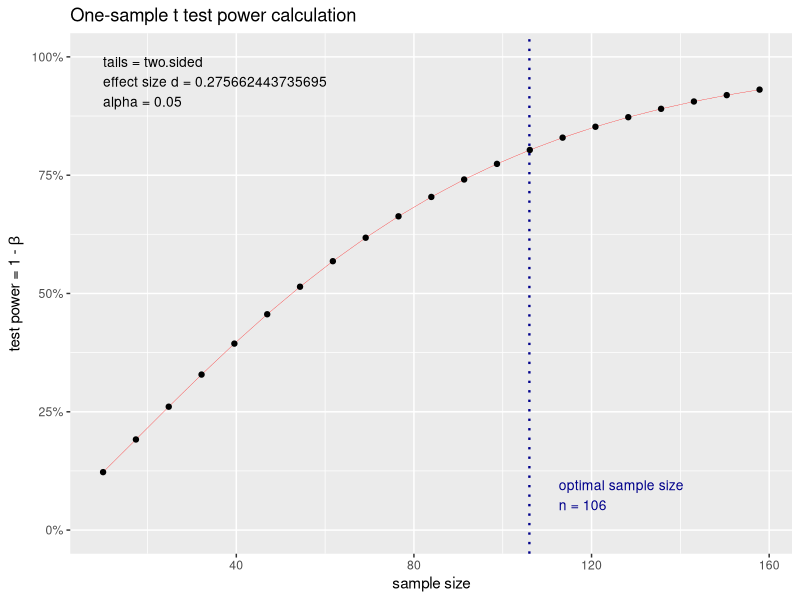
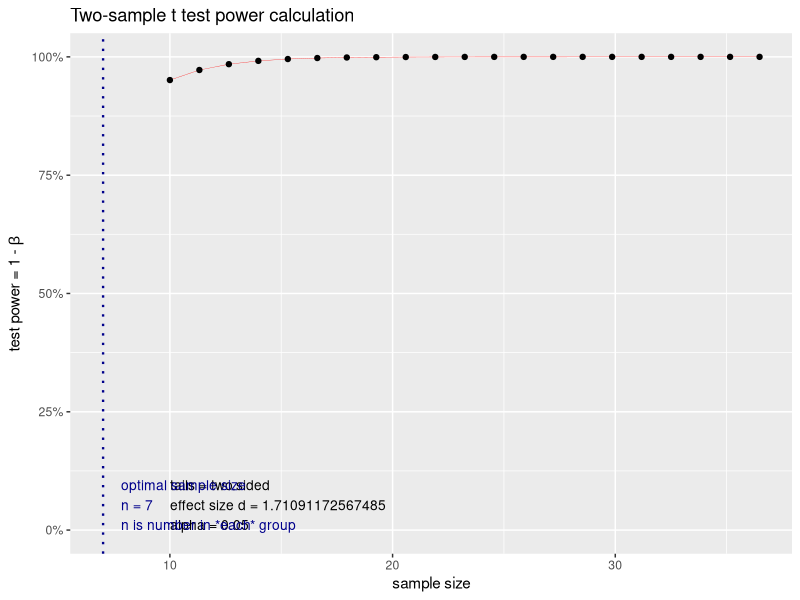
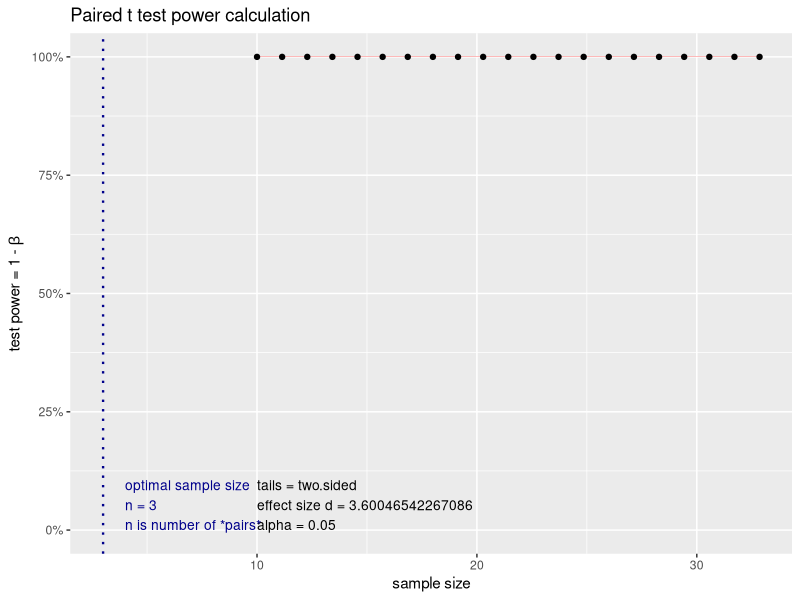

Write R code to recreate these figures, in order.
## ---- chunk 1
library(readr)  # import csv data files
library(tibble) # make fancy data frames
## ---- chunk 2
library(here)
## ---- chunk 3
swimmers.csv <- read_csv(here("data", "swimmers.csv"))

(n <- nrow(swimmers.csv))
(m <- mean(swimmers.csv$speed))
(s <- sd(swimmers.csv$speed))

t.test(swimmers.csv$speed, mu = 1)
## ---- chunk 4
(cohens_d <- (m - 1) / s)
## ---- chunk 5
pwr::pwr.t.test(n = n, 
                d = cohens_d, 
                sig.level = 0.05, 
                power = NULL,
                type = "one.sample", 
                alternative = "two.sided")
## ---- chunk 6
mean(replicate(10000, {
  t.test(rnorm(n = n, 
               mean = m, 
               sd = s), 
         mu = 1)$p.value < 0.05
}))
## ---- chunk 7
p <- pwr::pwr.t.test(n = NULL,
                     d = cohens_d,
                     sig.level = 0.05,
                     power = 0.80,
                     type = "one.sample",
                     alternative = "two.sided")
## ---- chunk 8
plot(p)
## ---- chunk 9
cohens_d <- (6.37 - 5.60) / 2.57
## ---- chunk 10
pwr::pwr.t.test(n = 293,
                d = cohens_d,
                sig.level = 0.05,
                power = NULL,
                type = "one.sample",
                alternative = "greater")
## ---- chunk 11
pwr::pwr.t.test(n = NULL,
                d = cohens_d,
                sig.level = 0.05,
                power = 0.80,
                type = "one.sample",
                alternative = "greater")
## ---- chunk 12
energy.csv <- read_csv(here("data", "energy.csv"))

(n_lean <- nrow(energy.csv[energy.csv$stature == "lean", ]))
(n_obese <- nrow(energy.csv[energy.csv$stature == "obese", ]))

(m_lean <- mean(energy.csv[energy.csv$stature == "lean", ]$expend))
(m_obese <- mean(energy.csv[energy.csv$stature == "obese", ]$expend))

(s_lean <- sd(energy.csv[energy.csv$stature == "lean", ]$expend))
(s_obese <- sd(energy.csv[energy.csv$stature == "obese", ]$expend))

t.test(expend ~ stature, data = energy.csv)
## ---- chunk 13
sd_pooled <- function (sd1, n1, sd2, n2) {
  sqrt(((n1 - 1) * sd1^2 + (n2 - 1) * sd2^2) / (n1 + n2 - 2))
}
## ---- chunk 14
(s_pooled <- sd_pooled(sd1 = s_lean, 
                       n1 = n_lean, 
                       sd2 = s_obese, 
                       n2 = n_obese))
(cohens_d <- (m_lean - m_obese) / s_pooled)

pwr::pwr.t2n.test(n1 = n_lean,
                  n2 = n_obese,
                  d = cohens_d,
                  sig.level = 0.05,
                  power = NULL,
                  alternative = "two.sided")
## ---- chunk 15
mean(replicate(10000, {
  one_sample <- tibble(expend = c(rnorm(n = n_lean, 
                                        mean = m_lean, 
                                        sd = s_lean), 
                                  rnorm(n = n_obese, 
                                        mean = m_obese, 
                                        sd = s_obese)), 
                       stature = c(rep(x = "lean", 
                                       times = n_lean), 
                                   rep(x = "obese", 
                                       times = n_obese)))
  t.test(expend ~ stature, data = one_sample)$p.value < 0.05
}))
## ---- chunk 16
p <- pwr::pwr.t.test(n = NULL,
                     d = cohens_d,
                     sig.level = 0.05,
                     power = 0.80,
                     type = "two.sample",
                     alternative = "two.sided")
## ---- chunk 17
plot(p)
## ---- chunk 18
pooled_sd <- sd_pooled(sd1 = 82.81, n1 = 11, sd2 = 61.42, n2 = 9)
## ---- chunk 19
cohens_d <- (190.63 - 83.28) / pooled_sd
## ---- chunk 20
pwr::pwr.t2n.test(n1 = 11,
                  n2 = 9,
                  d = cohens_d,
                  sig.level = 0.05,
                  power = NULL,
                  alternative = "two.sided")
## ---- chunk 21
pwr::pwr.t.test(n = NULL,
                d = cohens_d,
                sig.level = 0.05,
                power = 0.80,
                type = "two.sample",
                alternative = "two.sided")
## ---- chunk 22
intake.csv <- read_csv(here("data", "intake.csv"))

(n <- n_pre <- n_post <- nrow(intake.csv))
(m_post <- mean(intake.csv$post))
(m_pre <- mean(intake.csv$pre))
(s_post <- sd(intake.csv$post))
(s_pre <- sd(intake.csv$pre))

t.test(intake.csv$post, intake.csv$pre, paired = TRUE)
## ---- chunk 23
intake.csv$difference <- intake.csv$post - intake.csv$pre
(m_diffs <- mean(intake.csv$difference))
(s_diffs <- sd(intake.csv$difference))
(cohens_dz <- m_diffs / s_diffs)
## ---- chunk 24
pwr::pwr.t.test(n = n,
                d = cohens_dz,
                sig.level = 0.05,
                power = NULL,
                type = "paired",
                alternative = "two.sided")
## ---- chunk 25
# paired t is equivalent to one-sample on the differences
mean(replicate(10000, {
  t.test(rnorm(n = n, 
               mean = m_diffs, 
               sd = s_diffs), 
         mu = 0)$p.value < 0.05
}))
## ---- chunk 26
p <- pwr::pwr.t.test(n = NULL,
                     d = cohens_dz,
                     sig.level = 0.05,
                     power = 0.80,
                     type = "paired",
                     alternative = "two.sided")

p
## ---- chunk 27
plot(p)
## ---- chunk 28
pain.csv <- read_csv(here("data", "pain.csv"))
## ---- chunk 29
pain.csv$difference <- pain.csv$vibr - pain.csv$ctrl
(n <- length(pain.csv$difference))
(m_diffs <- mean(pain.csv$difference))
(s_diffs <- sd(pain.csv$difference))
(cohens_dz <- m_diffs / s_diffs)
## ---- chunk 30
pwr::pwr.t.test(n = n,
                d = cohens_dz,
                sig.level = 0.05,
                power = NULL,
                type = "paired",
                alternative = "less")
## ---- chunk 31
pwr::pwr.t.test(n = NULL,
                d = cohens_dz,
                sig.level = 0.05,
                power = 0.80,
                type = "paired",
                alternative = "less")
